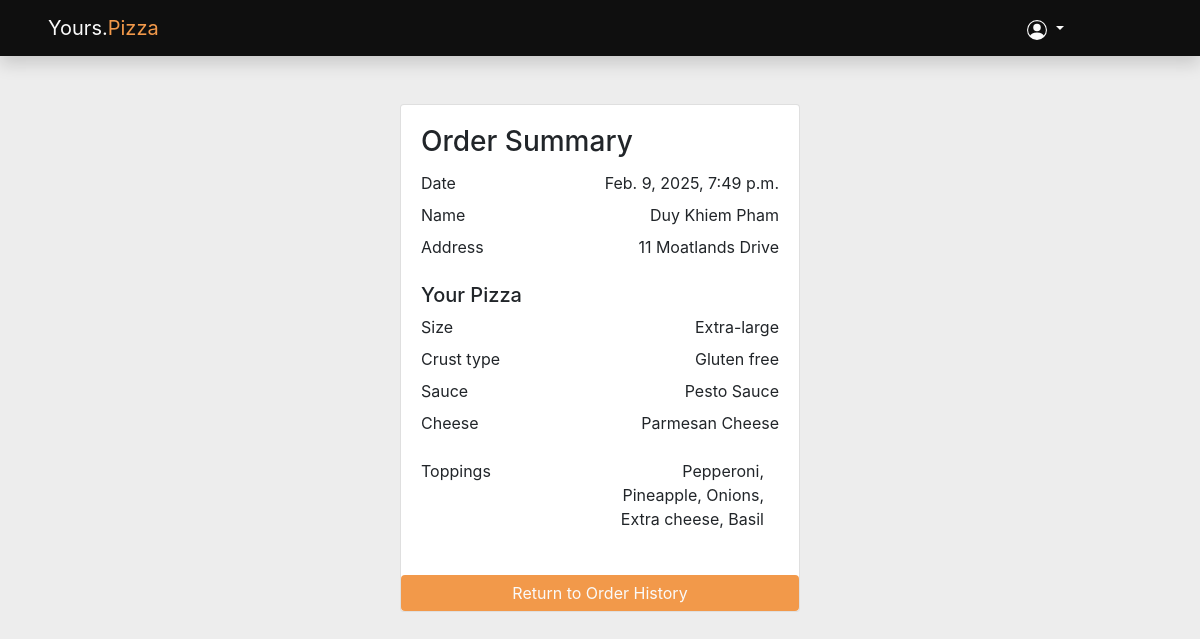
Screenshot of /summary/4 (signed in) with the database file from the repository.
### pizzaorder/models.py (models this page shows)
class Order(models.Model):
    user = models.ForeignKey(User, on_delete=models.CASCADE)
    customer_name = models.CharField(null=True, max_length=100)
    date_created = models.DateTimeField(auto_now=True)
    address = models.TextField(null=True)
    size = models.ForeignKey(PizzaSize, on_delete=models.CASCADE)
    crust_type = models.CharField(max_length=100)
    sauce = models.ForeignKey(PizzaSauce, on_delete=models.CASCADE)
    cheese = models.ForeignKey(Cheese, on_delete=models.CASCADE)
    toppings = models.ManyToManyField(Toppings)

class PizzaSize(models.Model):
    size = models.CharField(max_length=20)
    def __str__(self):
        return self.size

class PizzaSauce(models.Model):
    name = models.CharField(max_length=100)
    def __str__(self):
        return self.name

class Cheese(models.Model):
    name = models.CharField(max_length=100)
    def __str__(self):
        return self.name

### pizzaorder/views.py (the view)
# urls.py: path('summary/<int:order_id>', views.order_summary, name='summary'),
@login_required
def order_summary(request, order_id):
    order_detail = get_object_or_404(models.Order, id=order_id)
    toppings = ', '.join([topping.name for topping in order_detail.toppings.all()])
    return render(request, 'order_summary.html', {'order_detail':order_detail, 'toppings': toppings})

### pizzaorder/templates/order_summary.html (shortened to what this page needs)
{% extends 'base.html' %}
{% block content %}
<div class="d-flex justify-content-center align-content-center">
    <div class="card" style="width: 25rem;">
        <div class="card-body">
            <h3 class="card-title">Order Summary</h3>
            <div class="d-flex justify-content-between mb-2">
                <span class="text-gray">Date</span>
                <span class="text-gray">{{ order_detail.date_created }}</span>
            </div>
            <div class="d-flex justify-content-between mb-2">
                <span class="text-gray">Name</span>
                <span class="text-gray">{{ order_detail.customer_name }}</span>
            </div>
            <div class="d-flex justify-content-between mb-4">
                <span class="text-gray">Address</span>
                <span class="text-gray">{{ order_detail.address }}</span>
            </div>
            <h5 class="mb-2">Your Pizza</h5>
            <div class="d-flex justify-content-between mb-2">
                <span class="text-gray">Size</span>
                <span class="text-gray">{{ order_detail.size|capfirst }}</span>
            </div>
            <div class="d-flex justify-content-between mb-2">
                <span class="text-gray">Crust type</span>
                <span class="text-gray">{{ order_detail.crust_type|capfirst }}</span>
            </div>
            <div class="d-flex justify-content-between mb-2">
                <span class="text-gray">Sauce</span>
                <span class="text-gray">{{ order_detail.sauce }}</span>
            </div>
            <div class="d-flex justify-content-between mb-4">
                <span class="text-gray">Cheese</span>
                <span class="text-gray">{{ order_detail.cheese }}</span>
            </div>
            <div class="d-flex justify-content-between mb-4">
                <span class="text-gray">Toppings</span>
                {% if toppings %}
                    <span class="col-6 text-gray text-right">{{ toppings }}</span>
                {% else %}
                    <span class="text-gray">No toppings</span>
                {% endif %}
            </div>
        </div>
        <a href="{% url 'history' %}"><button class="btn btn-confirm", style="width: 100%;">Return to Order History</button></a>
    </div>
</div>
{% endblock %}

### pizzaorder/static/styles.css (style rules this page uses)
body { background-color: #EDEDED; }
.btn { background-color: #F2994A; color: #FAFAFA; border: none; }

### rows the page displays
Order: date_created "Feb. 9, 2025, 7:49 p.m.", customer_name "Duy Khiem Pham", address "11 Moatlands Drive", size "Extra-large", crust_type "Gluten free", sauce "Pesto Sauce", cheese "Parmesan Cheese"

### other values shown
{{ toppings }} "Pepperoni, Pineapple, Onions, Extra cheese, Basil"
